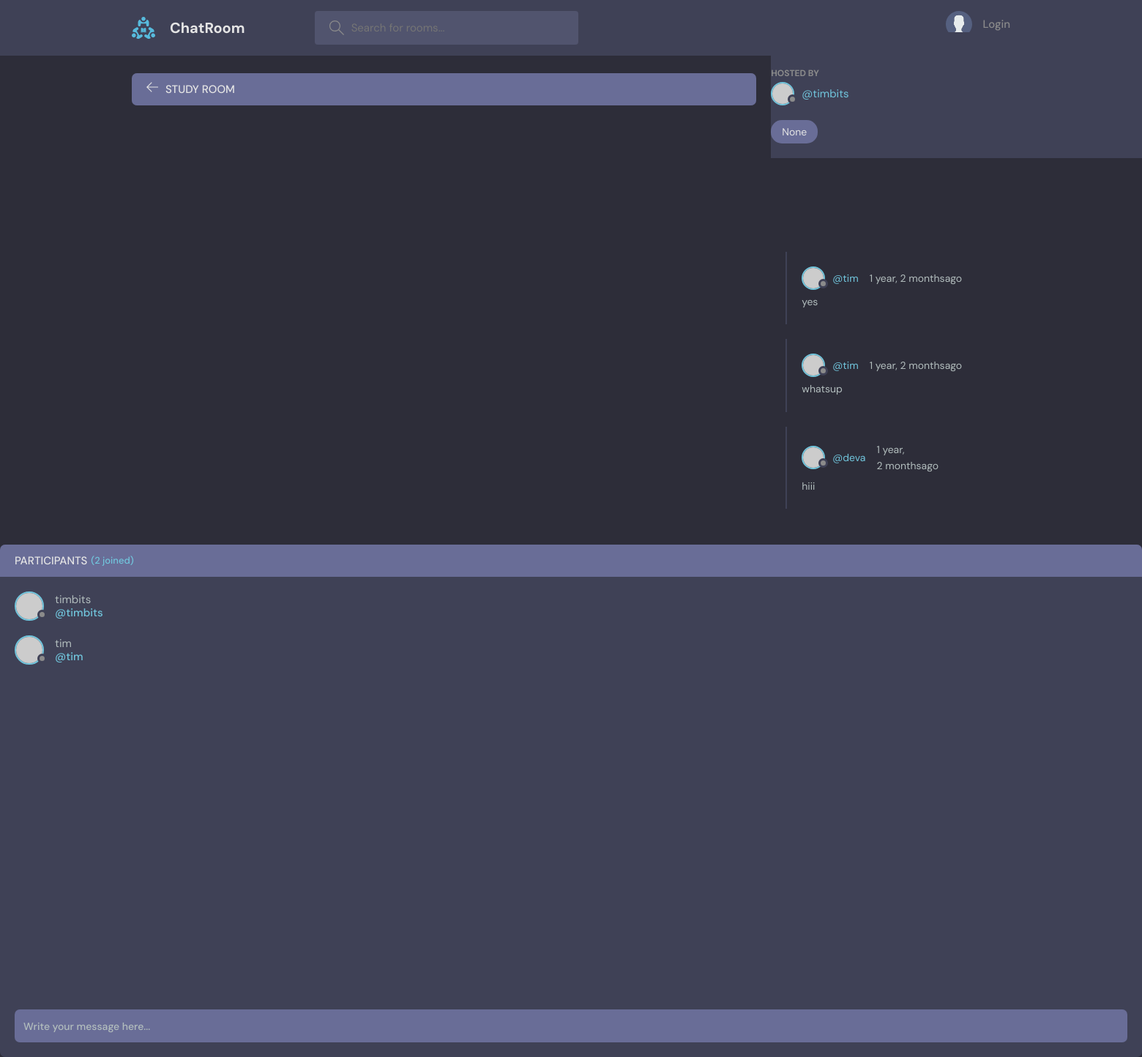
The page /room/1/ on the database its author committed.
### base/models.py (models this page shows, shortened)
class Room(models.Model):
    host= models.ForeignKey(User, on_delete=models.CASCADE,null=True)
    topic=models.ForeignKey(Topic, on_delete=models.SET_NULL, null=True)
    name = models.CharField(max_length=200)
    description = models.TextField(null=True, blank=True)
    participants = models.ManyToManyField(User, related_name='partcipants', blank=True)
    updated = models.DateTimeField(auto_now=True)
    created = models.DateTimeField(auto_now_add=True)
    class Meta:
        ordering = ['-updated', '-created']

class Message(models.Model):
    user = models.ForeignKey(User, on_delete=models.CASCADE)
    room = models.ForeignKey(Room, on_delete=models.CASCADE)
    body = models.TextField()
    updated = models.DateTimeField(auto_now=True)
    created = models.DateTimeField(auto_now_add=True)
    class Meta:
        ordering = ['-updated', '-created']

### base/views.py (the view, shortened to what this page needs)
# urls.py: path('room/<str:pk>/', views.room, name="room"),
def room(request, pk):
    room = Room.objects.get(id=pk)
    room_messages = room.message_set.all().order_by('-created')
    participants = room.participants.all()
    context = { 'room':room, 'room_messages':room_messages, 'participants':participants}
    return render(request, 'base/room.html', context)

### base/templates/base/room.html (shortened to what this page needs)
{% extends 'main.html' %}
  {% block content %}
    <main class="profile-page layout layout--2">
      <div class="container">
        <div class="room">
          <div class="room__top">
            <div class="room__topLeft">
              <a href="{% url 'home' %}">
                <svg version="1.1" xmlns="http://www.w3.org/2000/svg" width="32" height="32" viewBox="0 0 32 32">
                  <title>arrow-left</title>
                  <path
                    d="M13.723 2.286l-13.723 13.714 13.719 13.714 1.616-1.611-10.96-10.96h27.625v-2.286h-27.625l10.965-10.965-1.616-1.607z"
                  ></path>
                </svg>
              </a>
              <h3>Study Room</h3>
            </div>
            </div>
          </div>
          <div class="room__box scroll">
            <div class="room__header scroll">
              <div class="room__info">
              </div>
              <div class="room__hosted">
                <p>Hosted By</p>
                <a href="{% url 'user-profile' room.host.id %}" class="room__author">
                  <div class="avatar avatar--small">
                    <img src="https://randomuser.me/api/portraits/men/37.jpg" />
                  </div>
                  <span>@{{room.host.username}}</span>
                </a>
              </div>
              <span class="room__topics">{{room.topic}}</span>
            </div>
            <div class="room__conversation">
              <div class="threads scroll">
                {% for message in room_messages%}
                <div class="thread">
                  <div class="thread__top">
                    <div class="thread__author">
                      <a href="{% url 'user-profile' message.user.id %}" class="thread__authorInfo">
                        <div class="avatar avatar--small">
                          <img src="https://randomuser.me/api/portraits/men/37.jpg" />
                        </div>
                        <span>@{{message.user.username}}</span>
                      </a>
                      <span class="thread__date">{{message.created|timesince}}ago</span>
                    </div>
                  </div>
                  <div class="thread__details">
                    {{message.body}}
                  </div>
                </div>
                {% endfor %}
              </div>
            </div>
          </div>
          <div class="room__message">
            <form action="" method="POST">
              <input name="body" placeholder="Write your message here..." /></form>
          </div>
        </div>
       <div class="participants">
          <h3 class="participants__top">Participants <span>({{participants.count}} joined)</span></h3>
          <div class="participants__list scroll">
            {% for user in participants %}
            <a href="{url 'user-profile' user.id}" class="participant">
              <div class="avatar avatar--medium">
                <img src="https://randomuser.me/api/portraits/men/37.jpg" />
              </div>
              <p>
                {{user.username}}
                <span>@{{user.username}}</span>
              </p>
            </a>
            {% endfor %}
          </div>
        </div>
    </main>
  {% endblock content %}

### rows shown on the page
Room: host.username "timbits", topic "None"
Message: user.username "tim", created "1 year, 2 months", body "yes"
Message: user.username "tim", created "1 year, 2 months", body "whatsup"
Message: user.username "deva", created "1 year, 2 months", body "hiii"

### other values the page prints
{{ participants.count }} "2"
{{ user.username }} "timbits"
{{ user.username }} "tim"
